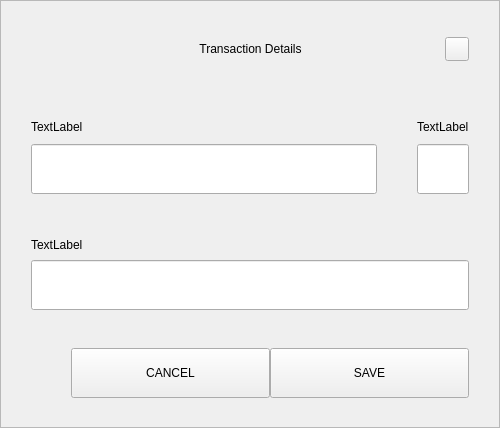
<?xml version="1.0" encoding="UTF-8"?>
<ui version="4.0">
 <class>SettingsMultisendDialog</class>
 <widget class="QWidget" name="SettingsMultisendDialog">
  <property name="geometry">
   <rect>
    <x>0</x>
    <y>0</y>
    <width>500</width>
    <height>428</height>
   </rect>
  </property>
  <property name="windowTitle">
   <string>Form</string>
  </property>
  <layout class="QVBoxLayout" name="verticalLayout_3">
   <property name="spacing">
    <number>0</number>
   </property>
   <property name="leftMargin">
    <number>0</number>
   </property>
   <property name="topMargin">
    <number>0</number>
   </property>
   <property name="rightMargin">
    <number>0</number>
   </property>
   <property name="bottomMargin">
    <number>0</number>
   </property>
   <item>
    <widget class="QFrame" name="frame">
     <property name="styleSheet">
      <string notr="true"/>
     </property>
     <property name="frameShape">
      <enum>QFrame::StyledPanel</enum>
     </property>
     <property name="frameShadow">
      <enum>QFrame::Raised</enum>
     </property>
     <layout class="QVBoxLayout" name="verticalLayout_2">
      <property name="spacing">
       <number>0</number>
      </property>
      <property name="leftMargin">
       <number>30</number>
      </property>
      <property name="topMargin">
       <number>20</number>
      </property>
      <property name="rightMargin">
       <number>30</number>
      </property>
      <property name="bottomMargin">
       <number>20</number>
      </property>
      <item>
       <layout class="QHBoxLayout" name="horizontalLayout_3">
        <property name="spacing">
         <number>0</number>
        </property>
        <item>
         <spacer name="horizontalSpacer_2">
          <property name="orientation">
           <enum>Qt::Horizontal</enum>
          </property>
          <property name="sizeHint" stdset="0">
           <size>
            <width>40</width>
            <height>20</height>
           </size>
          </property>
         </spacer>
        </item>
        <item>
         <widget class="QLabel" name="labelTitle">
          <property name="minimumSize">
           <size>
            <width>0</width>
            <height>40</height>
           </size>
          </property>
          <property name="maximumSize">
           <size>
            <width>16777215</width>
            <height>40</height>
           </size>
          </property>
          <property name="styleSheet">
           <string notr="true">padding-left:24px;</string>
          </property>
          <property name="text">
           <string>Transaction Details</string>
          </property>
          <property name="alignment">
           <set>Qt::AlignCenter</set>
          </property>
          <property name="margin">
           <number>7</number>
          </property>
         </widget>
        </item>
        <item>
         <spacer name="horizontalSpacer_3">
          <property name="orientation">
           <enum>Qt::Horizontal</enum>
          </property>
          <property name="sizeHint" stdset="0">
           <size>
            <width>40</width>
            <height>20</height>
           </size>
          </property>
         </spacer>
        </item>
        <item>
         <widget class="QPushButton" name="btnEsc">
          <property name="minimumSize">
           <size>
            <width>24</width>
            <height>24</height>
           </size>
          </property>
          <property name="maximumSize">
           <size>
            <width>24</width>
            <height>24</height>
           </size>
          </property>
          <property name="focusPolicy">
           <enum>Qt::NoFocus</enum>
          </property>
          <property name="text">
           <string/>
          </property>
         </widget>
        </item>
       </layout>
      </item>
      <item>
       <spacer name="verticalSpacer_2">
        <property name="orientation">
         <enum>Qt::Vertical</enum>
        </property>
        <property name="sizeType">
         <enum>QSizePolicy::Fixed</enum>
        </property>
        <property name="sizeHint" stdset="0">
         <size>
          <width>20</width>
          <height>40</height>
         </size>
        </property>
       </spacer>
      </item>
      <item>
       <widget class="QWidget" name="containerAddressPercentage" native="true">
        <property name="maximumSize">
         <size>
          <width>16777215</width>
          <height>90</height>
         </size>
        </property>
        <layout class="QHBoxLayout" name="horizontalLayout_6" stretch="8,0,1">
         <property name="spacing">
          <number>0</number>
         </property>
         <property name="leftMargin">
          <number>0</number>
         </property>
         <property name="topMargin">
          <number>0</number>
         </property>
         <property name="rightMargin">
          <number>0</number>
         </property>
         <item>
          <layout class="QVBoxLayout" name="verticalLayout_7">
           <property name="spacing">
            <number>3</number>
           </property>
           <item>
            <widget class="QLabel" name="labelSubtitleAddress">
             <property name="sizePolicy">
              <sizepolicy hsizetype="Preferred" vsizetype="Fixed">
               <horstretch>0</horstretch>
               <verstretch>0</verstretch>
              </sizepolicy>
             </property>
             <property name="minimumSize">
              <size>
               <width>0</width>
               <height>20</height>
              </size>
             </property>
             <property name="maximumSize">
              <size>
               <width>16777215</width>
               <height>20</height>
              </size>
             </property>
             <property name="text">
              <string>TextLabel</string>
             </property>
            </widget>
           </item>
           <item alignment="Qt::AlignVCenter">
            <widget class="QLineEdit" name="lineEditAddress">
             <property name="minimumSize">
              <size>
               <width>0</width>
               <height>50</height>
              </size>
             </property>
             <property name="maximumSize">
              <size>
               <width>16777215</width>
               <height>50</height>
              </size>
             </property>
            </widget>
           </item>
          </layout>
         </item>
         <item>
          <spacer name="horizontalSpacer_4">
           <property name="orientation">
            <enum>Qt::Horizontal</enum>
           </property>
           <property name="sizeType">
            <enum>QSizePolicy::Fixed</enum>
           </property>
           <property name="sizeHint" stdset="0">
            <size>
             <width>40</width>
             <height>20</height>
            </size>
           </property>
          </spacer>
         </item>
         <item>
          <layout class="QVBoxLayout" name="verticalLayout_8">
           <property name="spacing">
            <number>3</number>
           </property>
           <item>
            <widget class="QLabel" name="labelSubtitlePercentage">
             <property name="sizePolicy">
              <sizepolicy hsizetype="Preferred" vsizetype="Fixed">
               <horstretch>0</horstretch>
               <verstretch>0</verstretch>
              </sizepolicy>
             </property>
             <property name="minimumSize">
              <size>
               <width>0</width>
               <height>20</height>
              </size>
             </property>
             <property name="maximumSize">
              <size>
               <width>16777215</width>
               <height>20</height>
              </size>
             </property>
             <property name="text">
              <string>TextLabel</string>
             </property>
            </widget>
           </item>
           <item alignment="Qt::AlignVCenter">
            <widget class="QLineEdit" name="lineEditPercentage">
             <property name="minimumSize">
              <size>
               <width>0</width>
               <height>50</height>
              </size>
             </property>
             <property name="maximumSize">
              <size>
               <width>16777215</width>
               <height>50</height>
              </size>
             </property>
             <property name="text">
              <string/>
             </property>
            </widget>
           </item>
          </layout>
         </item>
        </layout>
       </widget>
      </item>
      <item>
       <spacer name="verticalSpacer_3">
        <property name="orientation">
         <enum>Qt::Vertical</enum>
        </property>
        <property name="sizeType">
         <enum>QSizePolicy::Fixed</enum>
        </property>
        <property name="sizeHint" stdset="0">
         <size>
          <width>20</width>
          <height>20</height>
         </size>
        </property>
       </spacer>
      </item>
      <item>
       <layout class="QVBoxLayout" name="verticalLayout_9">
        <property name="spacing">
         <number>5</number>
        </property>
        <item>
         <widget class="QLabel" name="labelSubtitleLabel">
          <property name="maximumSize">
           <size>
            <width>16777215</width>
            <height>20</height>
           </size>
          </property>
          <property name="text">
           <string>TextLabel</string>
          </property>
         </widget>
        </item>
        <item>
         <widget class="QLineEdit" name="lineEditLabel">
          <property name="minimumSize">
           <size>
            <width>0</width>
            <height>50</height>
           </size>
          </property>
          <property name="maximumSize">
           <size>
            <width>16777215</width>
            <height>50</height>
           </size>
          </property>
         </widget>
        </item>
       </layout>
      </item>
      <item>
       <spacer name="verticalSpacer_4">
        <property name="orientation">
         <enum>Qt::Vertical</enum>
        </property>
        <property name="sizeType">
         <enum>QSizePolicy::Fixed</enum>
        </property>
        <property name="sizeHint" stdset="0">
         <size>
          <width>20</width>
          <height>30</height>
         </size>
        </property>
       </spacer>
      </item>
      <item>
       <layout class="QHBoxLayout" name="horizontalLayout" stretch="0,2,2">
        <item>
         <spacer name="horizontalSpacer">
          <property name="orientation">
           <enum>Qt::Horizontal</enum>
          </property>
          <property name="sizeHint" stdset="0">
           <size>
            <width>40</width>
            <height>20</height>
           </size>
          </property>
         </spacer>
        </item>
        <item>
         <widget class="QPushButton" name="btnCancel">
          <property name="minimumSize">
           <size>
            <width>0</width>
            <height>50</height>
           </size>
          </property>
          <property name="maximumSize">
           <size>
            <width>200</width>
            <height>16777215</height>
           </size>
          </property>
          <property name="focusPolicy">
           <enum>Qt::NoFocus</enum>
          </property>
          <property name="text">
           <string>CANCEL</string>
          </property>
         </widget>
        </item>
        <item>
         <widget class="QPushButton" name="btnSave">
          <property name="minimumSize">
           <size>
            <width>0</width>
            <height>50</height>
           </size>
          </property>
          <property name="maximumSize">
           <size>
            <width>200</width>
            <height>16777215</height>
           </size>
          </property>
          <property name="focusPolicy">
           <enum>Qt::NoFocus</enum>
          </property>
          <property name="text">
           <string>SAVE</string>
          </property>
         </widget>
        </item>
       </layout>
      </item>
     </layout>
    </widget>
   </item>
  </layout>
 </widget>
 <resources/>
 <connections/>
</ui>
